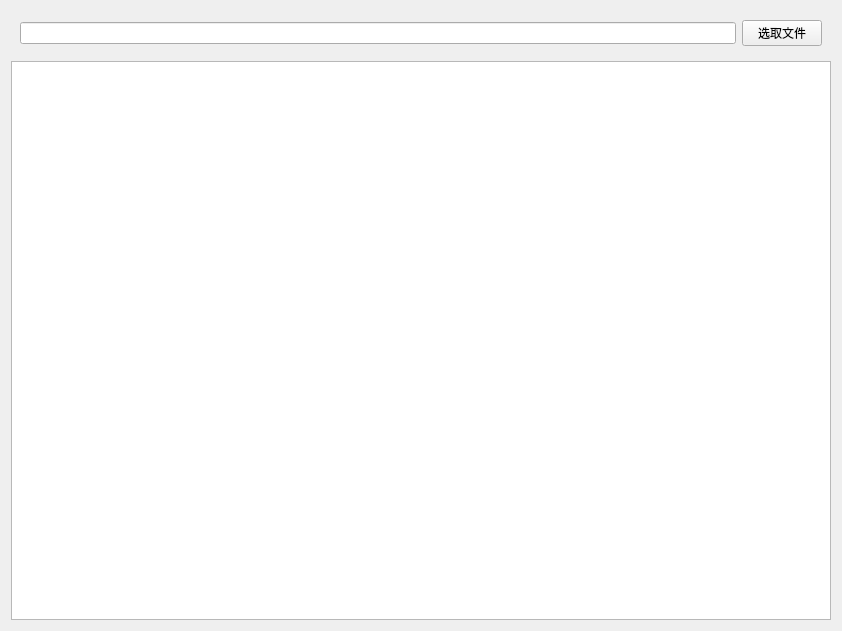
<?xml version="1.0" encoding="UTF-8"?>
<ui version="4.0">
 <class>Widget</class>
 <widget class="QWidget" name="Widget">
  <property name="geometry">
   <rect>
    <x>0</x>
    <y>0</y>
    <width>842</width>
    <height>631</height>
   </rect>
  </property>
  <property name="windowTitle">
   <string>Widget</string>
  </property>
  <layout class="QVBoxLayout" name="verticalLayout">
   <item>
    <widget class="QWidget" name="widget" native="true">
     <layout class="QHBoxLayout" name="horizontalLayout">
      <item>
       <widget class="QLineEdit" name="lineEdit"/>
      </item>
      <item>
       <widget class="QPushButton" name="pushButton">
        <property name="text">
         <string>选取文件</string>
        </property>
       </widget>
      </item>
     </layout>
    </widget>
   </item>
   <item>
    <widget class="QTextEdit" name="textEdit"/>
   </item>
  </layout>
 </widget>
 <resources/>
 <connections/>
</ui>
